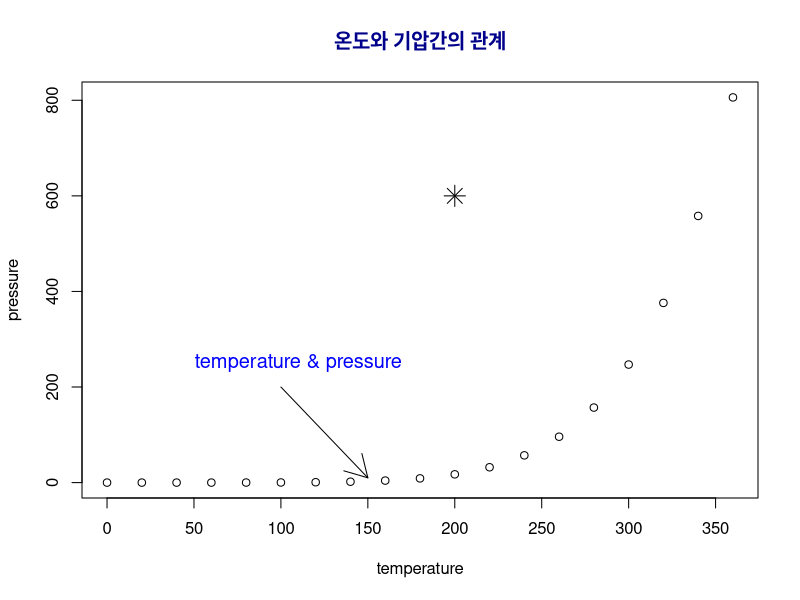

Generate this figure with R:
# 고수준 그래픽 함수에 저수준 그래픽 함수 적용
plot(pressure)

# 제목 추가
title(main="온도와 기압간의 관계", col.main="dark blue")

# 화살표 추가, (100, 200) 화살표의 시작 지점 (150, 10) 화살표의 끝지점
arrows(100, 200, 150, 10)

# 텍스트 추가
text(110, 250, "temperature & pressure", cex = 1.2, col="blue")

# (200, 600)위치에 points 추가
points(200, 600, pch=8, cex=2)
